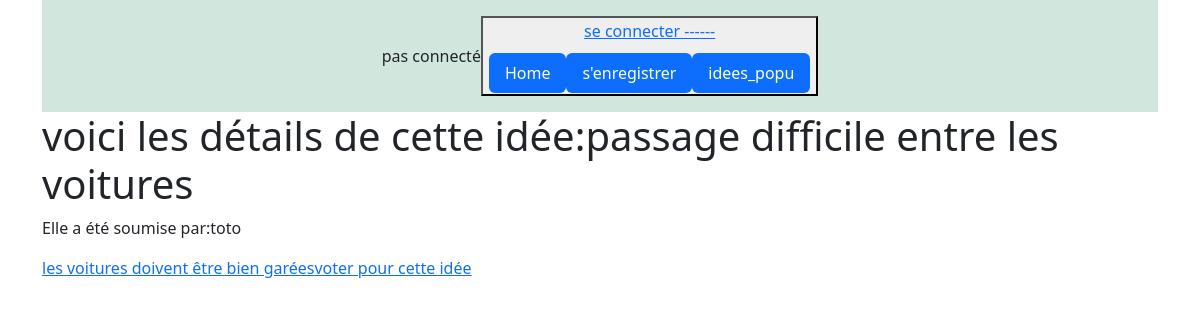
The page /ppale/idee_detail/2 on the database its author committed.
### ppale/models.py (models this page shows, shortened)
class Idee(models.Model):
    formulation = models.CharField(max_length=100)
    detail = models.CharField(max_length=200, null=True)
    auteur = models.ForeignKey(User, on_delete=models.CASCADE)
    score = models.IntegerField(default=100, blank=True)
    class Meta:
        verbose_name_plural = 'Idee'

### authenti/models.py (models this page shows)
class User(AbstractUser):
    CREATOR = 'CREATOR'
    SUBSCRIBER = 'SUBSCRIBER'
    ROLE_CHOICES = (
        (CREATOR, 'Créateur'),
        (SUBSCRIBER, 'Abonné'),
)
    role = models.CharField(max_length=30, choices=ROLE_CHOICES, verbose_name='Rôle')
    birth_date= models.DateField (auto_now=False, null=True)    #auto_now: par défault mettre date de maintennat!
    email = models.EmailField(unique=True)

### ppale/views.py (the view)
# urls.py: path('idee_detail/<int:pk>',views.IdDetailView.as_view(), name="idee_detail"),
class IdDetailView(DetailView):
    model = Idee
    template_name = "ppale/idee_detail.html"
    context_object_name = "id"

### ppale/templates/ppale/idee_detail.html
{% extends 'base.html' %}
{% block content %}
<div class="container">
  <h1>voici les détails de cette idée:{{id.detail}}</h1>
  <p>Elle a été soumise par:{{id.auteur}}</p>
  <a href="{% url 'vote' id.auteur %}">{{id.formulation}}voter pour cette idée</a></p>
</div>
{% endblock content %}

### rows shown on the page
Idee: detail "passage difficile entre les voitures", auteur "toto", formulation "les voitures doivent être bien garées"
